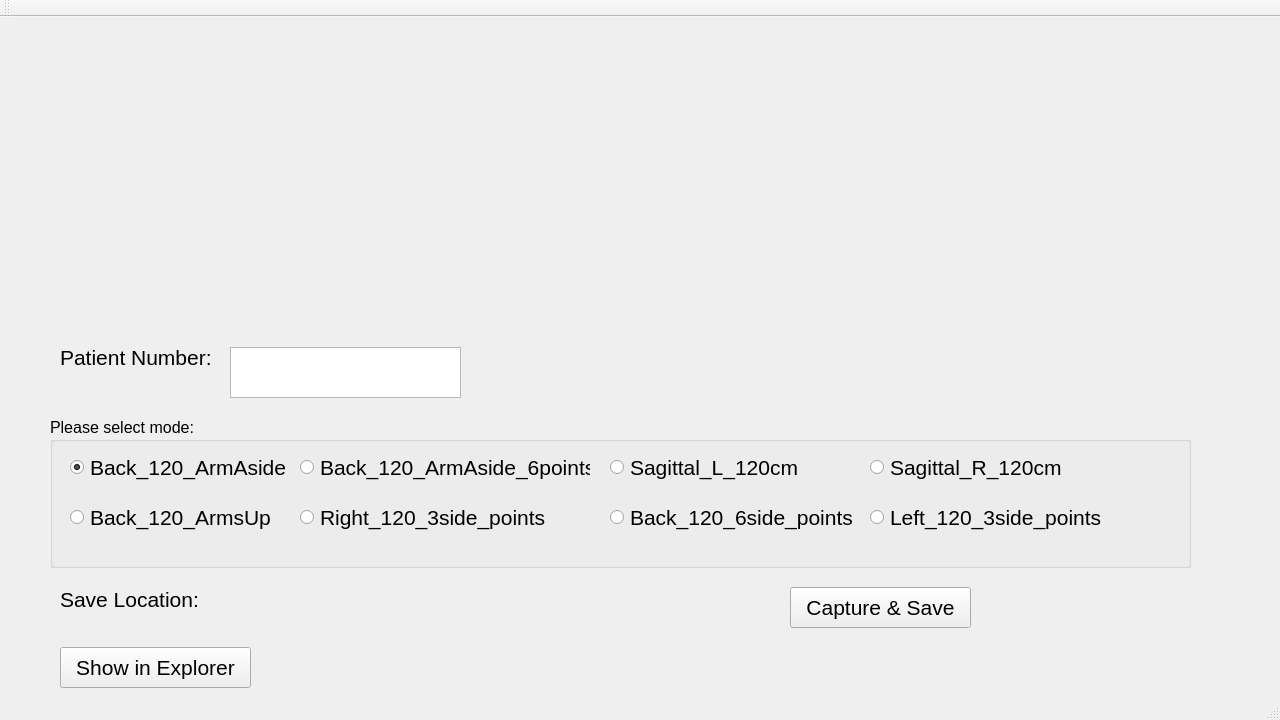
<?xml version="1.0" encoding="UTF-8"?>
<ui version="4.0">
 <class>AstraAppClass</class>
 <widget class="QMainWindow" name="AstraAppClass">
  <property name="geometry">
   <rect>
    <x>0</x>
    <y>0</y>
    <width>1280</width>
    <height>720</height>
   </rect>
  </property>
  <property name="windowTitle">
   <string>AstraApp</string>
  </property>
  <widget class="QWidget" name="centralWidget">
   <widget class="QLabel" name="label">
    <property name="geometry">
     <rect>
      <x>110</x>
      <y>30</y>
      <width>480</width>
      <height>270</height>
     </rect>
    </property>
    <property name="text">
     <string/>
    </property>
   </widget>
   <widget class="QLabel" name="label_2">
    <property name="geometry">
     <rect>
      <x>700</x>
      <y>30</y>
      <width>360</width>
      <height>270</height>
     </rect>
    </property>
    <property name="text">
     <string/>
    </property>
   </widget>
   <widget class="QLabel" name="label_3">
    <property name="geometry">
     <rect>
      <x>60</x>
      <y>320</y>
      <width>151</width>
      <height>41</height>
     </rect>
    </property>
    <property name="font">
     <font>
      <pointsize>16</pointsize>
     </font>
    </property>
    <property name="text">
     <string>Patient Number:</string>
    </property>
   </widget>
   <widget class="QPlainTextEdit" name="plainTextEdit">
    <property name="geometry">
     <rect>
      <x>230</x>
      <y>330</y>
      <width>231</width>
      <height>51</height>
     </rect>
    </property>
    <property name="font">
     <font>
      <pointsize>16</pointsize>
     </font>
    </property>
    <property name="verticalScrollBarPolicy">
     <enum>Qt::ScrollBarAlwaysOff</enum>
    </property>
    <property name="horizontalScrollBarPolicy">
     <enum>Qt::ScrollBarAsNeeded</enum>
    </property>
    <property name="sizeAdjustPolicy">
     <enum>QAbstractScrollArea::AdjustIgnored</enum>
    </property>
    <property name="lineWrapMode">
     <enum>QPlainTextEdit::NoWrap</enum>
    </property>
   </widget>
   <widget class="QGroupBox" name="groupBox">
    <property name="geometry">
     <rect>
      <x>50</x>
      <y>400</y>
      <width>1141</width>
      <height>151</height>
     </rect>
    </property>
    <property name="font">
     <font>
      <pointsize>12</pointsize>
      <weight>50</weight>
      <italic>false</italic>
      <bold>false</bold>
     </font>
    </property>
    <property name="title">
     <string>Please select mode:</string>
    </property>
    <widget class="QRadioButton" name="radioButton">
     <property name="geometry">
      <rect>
       <x>20</x>
       <y>30</y>
       <width>290</width>
       <height>40</height>
      </rect>
     </property>
     <property name="font">
      <font>
       <pointsize>16</pointsize>
       <weight>50</weight>
       <italic>false</italic>
       <bold>false</bold>
      </font>
     </property>
     <property name="text">
      <string>Back_120_ArmAside</string>
     </property>
     <property name="checked">
      <bool>true</bool>
     </property>
    </widget>
    <widget class="QRadioButton" name="radioButton_2">
     <property name="geometry">
      <rect>
       <x>250</x>
       <y>30</y>
       <width>290</width>
       <height>40</height>
      </rect>
     </property>
     <property name="font">
      <font>
       <pointsize>16</pointsize>
       <weight>50</weight>
       <italic>false</italic>
       <bold>false</bold>
      </font>
     </property>
     <property name="text">
      <string>Back_120_ArmAside_6points</string>
     </property>
    </widget>
    <widget class="QRadioButton" name="radioButton_3">
     <property name="geometry">
      <rect>
       <x>560</x>
       <y>30</y>
       <width>290</width>
       <height>40</height>
      </rect>
     </property>
     <property name="font">
      <font>
       <pointsize>16</pointsize>
       <weight>50</weight>
       <italic>false</italic>
       <bold>false</bold>
      </font>
     </property>
     <property name="text">
      <string>Sagittal_L_120cm</string>
     </property>
    </widget>
    <widget class="QRadioButton" name="radioButton_4">
     <property name="geometry">
      <rect>
       <x>820</x>
       <y>30</y>
       <width>290</width>
       <height>40</height>
      </rect>
     </property>
     <property name="font">
      <font>
       <pointsize>16</pointsize>
       <weight>50</weight>
       <italic>false</italic>
       <bold>false</bold>
      </font>
     </property>
     <property name="text">
      <string>Sagittal_R_120cm</string>
     </property>
    </widget>
    <widget class="QRadioButton" name="radioButton_5">
     <property name="geometry">
      <rect>
       <x>20</x>
       <y>80</y>
       <width>290</width>
       <height>40</height>
      </rect>
     </property>
     <property name="font">
      <font>
       <pointsize>16</pointsize>
       <weight>50</weight>
       <italic>false</italic>
       <bold>false</bold>
      </font>
     </property>
     <property name="text">
      <string>Back_120_ArmsUp</string>
     </property>
    </widget>
    <widget class="QRadioButton" name="radioButton_6">
     <property name="geometry">
      <rect>
       <x>250</x>
       <y>80</y>
       <width>290</width>
       <height>40</height>
      </rect>
     </property>
     <property name="font">
      <font>
       <pointsize>16</pointsize>
       <weight>50</weight>
       <italic>false</italic>
       <bold>false</bold>
      </font>
     </property>
     <property name="text">
      <string>Right_120_3side_points</string>
     </property>
    </widget>
    <widget class="QRadioButton" name="radioButton_7">
     <property name="geometry">
      <rect>
       <x>560</x>
       <y>80</y>
       <width>290</width>
       <height>40</height>
      </rect>
     </property>
     <property name="font">
      <font>
       <pointsize>16</pointsize>
       <weight>50</weight>
       <italic>false</italic>
       <bold>false</bold>
      </font>
     </property>
     <property name="text">
      <string>Back_120_6side_points</string>
     </property>
    </widget>
    <widget class="QRadioButton" name="radioButton_8">
     <property name="geometry">
      <rect>
       <x>820</x>
       <y>80</y>
       <width>290</width>
       <height>40</height>
      </rect>
     </property>
     <property name="font">
      <font>
       <pointsize>16</pointsize>
       <weight>50</weight>
       <italic>false</italic>
       <bold>false</bold>
      </font>
     </property>
     <property name="text">
      <string>Left_120_3side_points</string>
     </property>
    </widget>
   </widget>
   <widget class="QLabel" name="label_4">
    <property name="geometry">
     <rect>
      <x>60</x>
      <y>570</y>
      <width>691</width>
      <height>51</height>
     </rect>
    </property>
    <property name="font">
     <font>
      <pointsize>16</pointsize>
     </font>
    </property>
    <property name="text">
     <string>Save Location: </string>
    </property>
    <property name="alignment">
     <set>Qt::AlignLeading|Qt::AlignLeft|Qt::AlignTop</set>
    </property>
    <property name="wordWrap">
     <bool>true</bool>
    </property>
   </widget>
   <widget class="QPushButton" name="pushButton">
    <property name="geometry">
     <rect>
      <x>790</x>
      <y>570</y>
      <width>181</width>
      <height>41</height>
     </rect>
    </property>
    <property name="font">
     <font>
      <pointsize>16</pointsize>
     </font>
    </property>
    <property name="text">
     <string>Capture &amp;&amp; Save</string>
    </property>
   </widget>
   <widget class="QPushButton" name="pushButton_2">
    <property name="geometry">
     <rect>
      <x>60</x>
      <y>630</y>
      <width>191</width>
      <height>41</height>
     </rect>
    </property>
    <property name="font">
     <font>
      <pointsize>16</pointsize>
     </font>
    </property>
    <property name="text">
     <string>Show in Explorer</string>
    </property>
   </widget>
  </widget>
  <widget class="QMenuBar" name="menuBar">
   <property name="geometry">
    <rect>
     <x>0</x>
     <y>0</y>
     <width>1280</width>
     <height>21</height>
    </rect>
   </property>
  </widget>
  <widget class="QToolBar" name="mainToolBar">
   <attribute name="toolBarArea">
    <enum>TopToolBarArea</enum>
   </attribute>
   <attribute name="toolBarBreak">
    <bool>false</bool>
   </attribute>
  </widget>
  <widget class="QStatusBar" name="statusBar"/>
 </widget>
 <layoutdefault spacing="6" margin="11"/>
 <resources>
  <include location="AstraApp.qrc"/>
 </resources>
 <connections/>
</ui>
